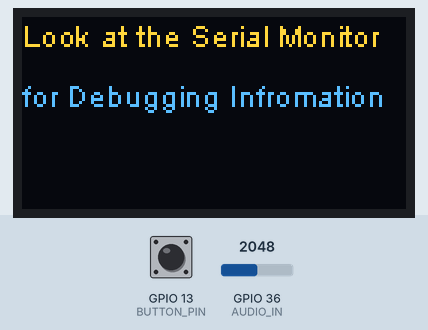
Bench run of a sketch on a simulated ESP32. Shown: 128×64 one-colour display. The test bench sets the inputs (shaded band); at power-on: GPIO 13 (BUTTON_PIN) HIGH, GPIO 36 (AUDIO_IN) = 2048. The OLED is the two-colour kind (top 16 rows yellow); WiFi joins after 1.5 s; servers stay silent unless stated; uploads are accepted with an empty reply; what the sketch prints to the serial monitor is not drawn.

Above: at 4.6 s.
At 15.7 s:
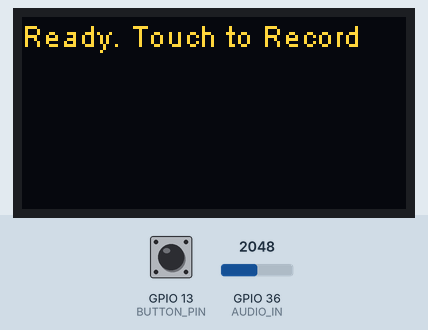
15.8 s: GPIO 13 (BUTTON_PIN) pulled LOW for 0.15 s
At 16.3 s:
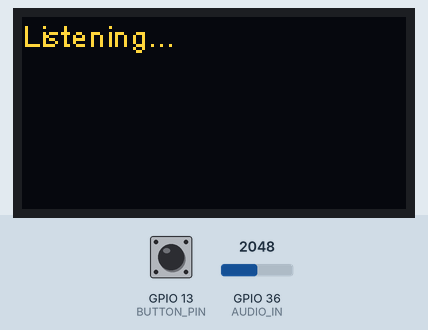
At 24.9 s:
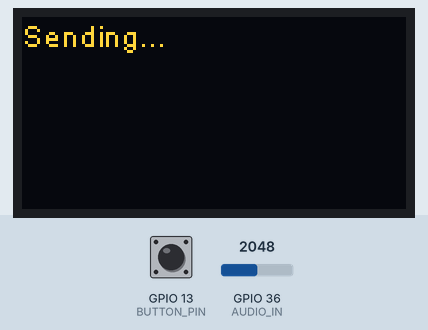
Timing chart, 0 to 26.4 s (numbered marks = the images above; inputs shaded):
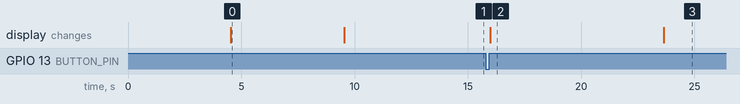

Measured:
- after the input at 15.8 s, the display: changes after 0.20 s (image 2)
- what the display in image 0 shows lasts 5.0 s, from 4.5 s to 9.5 s
- what the display in image 2 shows lasts 7.6 s, from 16.0 s to 23.6 s

The sketch:

Wearable_Scheduler.ino
```cpp
// TODO
// Get the real time to make decision - parse_db
// get_GPS()

#include <Wire.h>
#include "SSD1306.h"
#include <WiFiClientSecure.h>
#include <base64.h>
#include <string.h>
#include <TimeLib.h>
#include <TinyGPS++.h>
#include <HardwareSerial.h>

#define MAX_NUM_OF_ENTRIES 20
#define VELOCITY_CONSTANT 0.2
#define POLL_TIME 2

String Places[11] = {"department", "hostel", "store", "beach", "temple", "auditorium", "ground", "mess", "bus", "library","class"};
double LATITUDE[11] = {13.011026, 13.007889, 13.012758, 13.009666, 13.003948, 13.008837, 13.009846, 13.007393, 13.011632, 13.009867, 13.010227};
double LONGITUDE[11] = {74.792558, 74.794571, 74.796541, 74.788786, 74.790696, 74.795663, 74.797973, 74.795131, 74.793013, 74.794223, 74.792716};
int no_of_places = 11;
String Works[8] = {"date", "meeting", "lecture", "eat", "work", "shop", "buy", "go"};
int no_of_works = 8;

struct memoryLocation
{
  boolean flag;
  double lat;
  double lon;
  long hr;
  long mn;
  String what;
  String where;
} memLoc[MAX_NUM_OF_ENTRIES];

//WiFiClientSecure is a big library. It can take a bit of time to do that first compile

// Set up the oled object
SSD1306 display(0x3c, 21, 22);
HardwareSerial GPS(1);
TinyGPSPlus gps;

#define DELAY 1000
#define SAMPLE_FREQ 8000                                             // Hz, telephone sample rate
#define SAMPLE_DURATION 7                                            // duration of fixed sampling
#define NUM_SAMPLES SAMPLE_FREQ*SAMPLE_DURATION                      // number of of samples
#define ENC_LEN (NUM_SAMPLES + 2 - ((NUM_SAMPLES + 2) % 3)) / 3 * 4  // Encoded length of clip

/* CONSTANTS */
//Prefix to POST request:
const String PREFIX = "{\"config\":{\"encoding\":\"MULAW\",\"sampleRateHertz\":8000,\"languageCode\": \"en-US\"}, \"audio\": {\"content\":\"";
const String SUFFIX = "\"}}";                                        // suffix to POST request
const int AUDIO_IN = A0;                                             // pin where microphone is connected
const int BUTTON_PIN = 13;                                            // pin where button is connected
const int capacitanceMaxima = 50;
const int serial_update_period = 20;
const String API_KEY = "AI***********************************ts";

//API keys
//AI***********************************ts

/* Global variables*/
int button_state;                                                    // used for containing button state and detecting edges
int old_button_state;                                                // used for detecting button edges
unsigned long time_since_sample;                                     // used for microsecond timing
int serial_counter;                                                  //
int mediaT0;
unsigned long timer;
String speech_data;                                                  // global used for collecting speech data
const char* ssid     = "Samarth";                              // your network SSID (name of wifi network)
const char* password = "1234567890";                                 // your network password
//const char* ssid     = "airtel_9E624A";                              // your network SSID (name of wifi network)
//const char* password = "JSFFDJ5CJj";                                 // your network password
//const char* ssid     = "Hotspot";                              // your network SSID (name of wifi network)
//const char* password = "plasticsurgery";                                 // your network password
const char*  server = "speech.googleapis.com";                       // Server URL
unsigned long parse_watch;
double originLat = 74.788786;
double originLon = 13.009666;

WiFiClientSecure client;                                             //global WiFiClient Secure object

//Below is the ROOT Certificate for Google Speech API authentication (we're doing https so we need this)
//don't change this!!
const char* root_ca= \
"-----BEGIN CERTIFICATE-----\n"\
"MIIEXDCCA0SgAwIBAgINAeOpMBz8cgY4P5pTHTANBgkqhkiG9w0BAQsFADBMMSAw\n"\
"HgYDVQQLExdHbG9iYWxTaWduIFJvb3QgQ0EgLSBSMjETMBEGA1UEChMKR2xvYmFs\n"\
"U2lnbjETMBEGA1UEAxMKR2xvYmFsU2lnbjAeFw0xNzA2MTUwMDAwNDJaFw0yMTEy\n"\
"MTUwMDAwNDJaMFQxCzAJBgNVBAYTAlVTMR4wHAYDVQQKExVHb29nbGUgVHJ1c3Qg\n"\
"U2VydmljZXMxJTAjBgNVBAMTHEdvb2dsZSBJbnRlcm5ldCBBdXRob3JpdHkgRzMw\n"\
"ggEiMA0GCSqGSIb3DQEBAQUAA4IBDwAwggEKAoIBAQDKUkvqHv/OJGuo2nIYaNVW\n"\
"XQ5IWi01CXZaz6TIHLGp/lOJ+600/4hbn7vn6AAB3DVzdQOts7G5pH0rJnnOFUAK\n"\
"71G4nzKMfHCGUksW/mona+Y2emJQ2N+aicwJKetPKRSIgAuPOB6Aahh8Hb2XO3h9\n"\
"RUk2T0HNouB2VzxoMXlkyW7XUR5mw6JkLHnA52XDVoRTWkNty5oCINLvGmnRsJ1z\n"\
"ouAqYGVQMc/7sy+/EYhALrVJEA8KbtyX+r8snwU5C1hUrwaW6MWOARa8qBpNQcWT\n"\
"kaIeoYvy/sGIJEmjR0vFEwHdp1cSaWIr6/4g72n7OqXwfinu7ZYW97EfoOSQJeAz\n"\
"AgMBAAGjggEzMIIBLzAOBgNVHQ8BAf8EBAMCAYYwHQYDVR0lBBYwFAYIKwYBBQUH\n"\
"AwEGCCsGAQUFBwMCMBIGA1UdEwEB/wQIMAYBAf8CAQAwHQYDVR0OBBYEFHfCuFCa\n"\
"Z3Z2sS3ChtCDoH6mfrpLMB8GA1UdIwQYMBaAFJviB1dnHB7AagbeWbSaLd/cGYYu\n"\
"MDUGCCsGAQUFBwEBBCkwJzAlBggrBgEFBQcwAYYZaHR0cDovL29jc3AucGtpLmdv\n"\
"b2cvZ3NyMjAyBgNVHR8EKzApMCegJaAjhiFodHRwOi8vY3JsLnBraS5nb29nL2dz\n"\
"cjIvZ3NyMi5jcmwwPwYDVR0gBDgwNjA0BgZngQwBAgIwKjAoBggrBgEFBQcCARYc\n"\
"aHR0cHM6Ly9wa2kuZ29vZy9yZXBvc2l0b3J5LzANBgkqhkiG9w0BAQsFAAOCAQEA\n"\
"HLeJluRT7bvs26gyAZ8so81trUISd7O45skDUmAge1cnxhG1P2cNmSxbWsoiCt2e\n"\
"ux9LSD+PAj2LIYRFHW31/6xoic1k4tbWXkDCjir37xTTNqRAMPUyFRWSdvt+nlPq\n"\
"wnb8Oa2I/maSJukcxDjNSfpDh/Bd1lZNgdd/8cLdsE3+wypufJ9uXO1iQpnh9zbu\n"\
"FIwsIONGl1p3A8CgxkqI/UAih3JaGOqcpcdaCIzkBaR9uYQ1X4k2Vg5APRLouzVy\n"\
"7a8IVk6wuy6pm+T7HT4LY8ibS5FEZlfAFLSW8NwsVz9SBK2Vqn1N0PIMn5xA6NZV\n"\
"c7o835DLAFshEWfC7TIe3g==\n"\
"-----END CERTIFICATE-----\n";

void setup() {

  Serial.begin(115200);                                                 // Set up serial port
  GPS.begin(19200, SERIAL_8N1, 16, 17);
  while(!Serial);
  for(int i=0; i< MAX_NUM_OF_ENTRIES; i++)
    memLoc[i].flag = 0;

  speech_data.reserve(PREFIX.length()+ENC_LEN+SUFFIX.length());
  WiFi.begin(ssid,password);                                            // attempt to connect to wifi
  int count = 0;                                                        //count used for Wifi check times
  serial_counter = 0;
  timer = micros();
  while (WiFi.status() != WL_CONNECTED && count<6)
  {
    delay(1000);
    Serial.print(".");
    count++;
  }
  delay(2000);
  if (WiFi.isConnected())
  {
    //if we connected then print our IP, Mac, and SSID we're on
    Serial.print("Connected to ");
    Serial.println(ssid);
    Serial.print("IP Address ");
    Serial.println(WiFi.localIP());
    delay(500);
  }
  else
  {
    //if we failed to connect just ry again.
    Serial.println(WiFi.status());
    ESP.restart();                                                     // restart the ESP
  }

  display.init();
  display.setFont(ArialMT_Plain_10);                                  // set font on oled
  display.drawString(0, 0, "Look at the Serial Monitor");
  display.drawString(0, 20, "for Debugging Infromation");
  display.display();
  delay(5000);
  display.clear();
  display.drawString(0, 0, "Ready. Touch to Record");
  display.display();
  delay(5000);
  //pinMode(BUTTON_PIN, INPUT_PULLUP);
  old_button_state = touchRead(BUTTON_PIN);
  parse_watch=millis();
  Serial.println("Setup done");
}

//main body of code
void loop()
{
  int flag_button_pressed = 0;
  button_state = touchRead(BUTTON_PIN);
  if (button_state < 100 && button_state != old_button_state)
  {
    flag_button_pressed = 1;
    client.setCACert(root_ca);
    delay(200);
    display.clear();
    Serial.println("Listening...");
    display.drawString(0, 0, "Listening...");
    display.display();
    record_audio();
    Serial.println("Sending...");
    display.clear();
    display.drawString(0,0,"Sending...");
    display.display();
    Serial.print("\nStarting connection to server...");
    delay(300);
    bool conn = false;
    for (int i=0; i<10; i++)
    {
      if (client.connect(server,443))
      {
        conn = true;
        break;
      }
      Serial.print(".");
      delay(300);
    }
    if (!conn)
    {
        Serial.println("Connection failed!");
        return;
    }
    else
    {
      Serial.println("Connected to server!");
      int len = speech_data.length();
      int ind = 0;
      int jump_size=3000;

      // Make a HTTP request:
      delay(200);
      client.println("POST https://speech.googleapis.com/v1/speech:recognize?key="+API_KEY+"  HTTP/1.1");
      client.println("Host: speech.googleapis.com");
      client.println("Content-Type: application/json");
      client.println("Cache-Control: no-cache");
      //client.println("Connection: close");
      client.println("Content-Length: " + String(speech_data.length()));
      client.print("\r\n");
      while (ind<len)
      {
        delay(100);
        if (ind+jump_size<len)
          client.print(speech_data.substring(ind,ind+jump_size));
        else
          client.print(speech_data.substring(ind));
        ind+=jump_size;
      }
      client.print("\r\n\r\n");
      unsigned long count = millis();
      // Wait for same duration as the number of samples
      // delay((SAMPLE_DURATION+1)*1000);
      while (client.connected())
      {
        String line = client.readStringUntil('\n');
        Serial.println(line);
        if (line == "\r")
        {
          //got header of response
          Serial.println("headers received");
          break;
        }
        if (millis()-count>4000)
          break;
      }
      Serial.println("Response...");
      count = millis();
      while (!client.available())
      {
        delay(100);
        Serial.print(".");
        if (millis()-count>4000) break;
      }
      Serial.println();
      Serial.println("-----------");
      String op;
      while (client.available())
      {
        op+=(char)client.read();
      }
      Serial.println(op);
      int trans_id = op.indexOf("transcript");
      int starto, endo;
      if (trans_id != -1)
      {
        int foll_coll = op.indexOf(":",trans_id);
        starto = foll_coll+2;                                           // starting index
        endo = op.indexOf("\"",starto+1);                               // ending index
        display.clear();
        display.drawString(0, 0, "Transcript: ");
        display.drawString(0, 10, op.substring(starto+1,endo));
        display.display();
        delay(5000);
      }
      get_information(op.substring(starto+1, endo));
      Serial.println(op.substring(starto+1, endo));
      Serial.println("-----------");
      client.stop();
      Serial.println("done");
    }
  }
  old_button_state = button_state;
  if(millis()-parse_watch > POLL_TIME*60000)
  {
    parse_db();
    parse_watch=millis();
  }

}

//function used to record audio at sample rate for a fixed nmber of samples
void record_audio() {
  int sample_num = 0;                                                 // counter for samples
  int enc_index = PREFIX.length()-1;                                  // index counter for encoded samples
  float time_between_samples = 1000000/SAMPLE_FREQ;
  int value = 0;
  uint8_t raw_samples[3];                                             // 8-bit raw sample data array
  String enc_samples;                                                 // encoded sample data array
  time_since_sample = micros();
  Serial.println(NUM_SAMPLES);
  speech_data = PREFIX;
  while (sample_num<NUM_SAMPLES) {                                    // read in NUM_SAMPLES worth of audio data
    value = analogRead(AUDIO_IN);                                     // make measurement
    raw_samples[sample_num%3] = mulaw_encode(value-995);              // remove 1.0V offset (from 12 bit reading)
    sample_num++;
    if (sample_num%3 == 0) {
      speech_data+=base64::encode(raw_samples, 3);
    }

    // wait till next time to read
    while (micros()-time_since_sample <= time_between_samples);       // wait...
    time_since_sample = micros();
  }
  speech_data += SUFFIX;
}

int8_t mulaw_encode(int16_t sample){
   const uint16_t MULAW_MAX = 0x1FFF;
   const uint16_t MULAW_BIAS = 33;
   uint16_t mask = 0x1000;
   uint8_t sign = 0;
   uint8_t position = 12;
   uint8_t lsb = 0;
   if (sample < 0)
   {
      sample = -sample;
      sign = 0x80;
   }
   sample += MULAW_BIAS;
   if (sample > MULAW_MAX)
   {
      sample = MULAW_MAX;
   }
   for (; ((sample & mask) != mask && position >= 5); mask >>= 1, position--)
        ;
   lsb = (sample >> (position - 4)) & 0x0f;
   return (~(sign | ((position - 5) << 4) | lsb));
}

void append_db(double lat, double lon, long hr, long mn, String what, String where)
{
  for(int i=0;i<MAX_NUM_OF_ENTRIES;i++)
    if(memLoc[i].flag==0)
      {
        memLoc[i].lat = lat;
        memLoc[i].lon = lon;
        memLoc[i].hr = hr;
        memLoc[i].mn = mn;
        memLoc[i].what = what;
        memLoc[i].where = where;
        memLoc[i].flag = 1;
        break;
      }
  Serial.println("Successfully appended to database");
  display.clear();
  display.drawString(0, 0, "Successfully appended to");
  display.drawString(0, 10, "database");
  display.display();
}

void delete_db(int to_be_deleted)
{
  memLoc[to_be_deleted].flag=0;
}

void get_GPS()
{
  // double gps_[2] = {74.792558,13.011026}; //Dept
  // float gps_[2] = {74.794571, 13.007889}; // Hostel
    while (GPS.available() > 0) {
      gps.encode(GPS.read());
  }
  originLat = 13.0064237; // gps.location.lat();
  Serial.print("Current latitude: ");
  Serial.println(originLat);
  originLon = 74.7937679; // gps.location.lng();
  Serial.print("Current longitude: ");
  Serial.println(originLon);
}

double ETA(double lat1, double lon1, double lat2, double lon2)
{
  lat1 = (lat1-74)*10000;
  lat2 = (lat2-74)*10000;
  lon1 = (lon1-13)*10000;
  lon2 = (lon2-13)*10000;
  //Serial.println(lat1);

  double to_time = (abs(lat1-lat2) + abs(lon1-lon2))*VELOCITY_CONSTANT;
  return to_time; // RETURN MINS
}

void parse_db()
{
  get_GPS();
  //Serial.println(gps_co_ord[0]);
  //Serial.println(gps_co_ord[1]);
  //float gps_co_opd[2] = {13.011026, 74.792558};
  int closest_time = 2000;
  int closest_index = 21;

  for(int i=0; i < MAX_NUM_OF_ENTRIES; i++)
    if(memLoc[i].flag==1)
    {
      if((memLoc[i].hr*60 + memLoc[i].mn) < closest_time){
        closest_time = memLoc[i].hr*60 + memLoc[i].mn;
        closest_index = i;
      }
    }

//   if(abs(closest_time-(hour()*60 + minute()))  < POLL_TIME) // Need to get real time properly.
//   {
//    //display oled;
//
//    display.drawString(0, 0, memLoc[closest_index].what);
//    display.drawString(0,10, memLoc[closest_index].where);
//    display.drawString(0,10, "Hurry Up!");
//    display.display();
//
//    delete_db(closest_index);
//    return;
//   }
//  else
  //{
    double closest_eta = ETA(memLoc[closest_index].lat, memLoc[closest_index].lon, originLat, originLon);
    if ((gps.time.hour()*60 + gps.time.minute() + 330) + closest_eta > closest_time)
    {
      display.clear();
      display.drawString(0, 0, memLoc[closest_index].what);
      display.display();
      display.drawString(0,10, memLoc[closest_index].where);
      display.display();
      display.drawString(0, 20, String(memLoc[closest_index].hr));
      display.display();
      display.drawString(2, 20, ":");
      display.display();
      display.drawString(3, 20, String(memLoc[closest_index].mn));
      display.display();
      display.drawString(0,30, String(closest_eta,4));
      display.display();
      delay(5000);
      Serial.print("Time: ");
      Serial.print(memLoc[closest_index].hr);
      Serial.print(":");
      Serial.println(memLoc[closest_index].mn);
      Serial.print("What: ");
      Serial.println(memLoc[closest_index].what);
      Serial.print("Where: ");
      Serial.println(memLoc[closest_index].where);
      Serial.print("Time to reach: ");
      Serial.println(String(closest_eta, 2));
      delete_db(closest_index);
      return;
    }
 // }
}

void get_information(String transcript)
{
    memoryLocation temp;
    temp.hr=23;
    temp.mn=0;
    transcript.toLowerCase();
    //Serial.println(transcript);
    int flag_place = 0;
    for(int place_iterator=0; place_iterator<no_of_places;place_iterator++)
    {
      if(transcript.indexOf(Places[place_iterator])!=-1)
        {
          temp.where = Places[place_iterator];
          temp.lon = LONGITUDE[place_iterator];
          temp.lat = LATITUDE[place_iterator];
          //Serial.println(Places[place_iterator]);
          //Serial.println(LONGITUDE[place_iterator]*10000);
          //Serial.println(LATITUDE[place_iterator]*10000);
          flag_place=1;
          break;
        }
    }

     if(flag_place==0)
     {
        temp.lat = 13.009666;
        temp.lon = 74.788786;
        temp.where = "beach";
     }

   int flag_work = 0;
   for(int work_iterator=0; work_iterator<no_of_works;work_iterator++)
   {
    if(transcript.indexOf(Works[work_iterator])!=-1)
    {
      temp.what=Works[work_iterator];
      flag_work=1;
      break;
    }
   }
     if(flag_work==0)
     {
        temp.what="meeting";
     }

    int flag_time = 0;

    String time_temp[10] = {"1","2","3","4","5","6","7","8","9","0"};
    int colon_index = transcript.indexOf(":");
    if(colon_index!=-1)
      {
      for(int time_iterator=0; time_iterator<10;time_iterator++)
      {
        int time_index = transcript.substring(0,colon_index).indexOf(time_temp[time_iterator]);
        if(time_index!=-1)
        {
          temp.hr = transcript.substring(time_index, colon_index).toInt();
          temp.mn = transcript.substring(colon_index+1, colon_index+3).toInt();
          break;
        }
      }
    }
    else
    {
      for(int time_iterator=0; time_iterator<10;time_iterator++)
      {
        int time_index = transcript.substring(0).indexOf(time_temp[time_iterator]);
        if(time_index!=-1)
        {
          temp.hr = transcript.substring(time_index, time_index + 1).toInt();
          temp.mn=0;
          break;
        }
      }
    }
    if(transcript.indexOf("p.m")!=-1)
      temp.hr+=12;
    Serial.print("Time: ");
    Serial.print(temp.hr);
    Serial.print(":");
    Serial.println(temp.mn);
    Serial.print("What: ");
    Serial.println(temp.what);
    Serial.print("Where: ");
    Serial.println(temp.where);
//    display.clear();
//    display.drawString(0, 0, "Where: ");
//    display.drawString(8, 0, temp.where);
//    display.drawString(0, 10, "What: ");
//    display.drawString(7, 10, temp.what);
//    display.drawString(0, 20, "When: ");
//    display.drawString(7, 20, String(temp.hr));
//    display.drawString(9, 20, ":");
//    display.drawString(10, 20, String(temp.mn));
//    display.display();
//    delay(5000);
    append_db(temp.lat, temp.lon, temp.hr, temp.mn, temp.what, temp.where);
}
```
